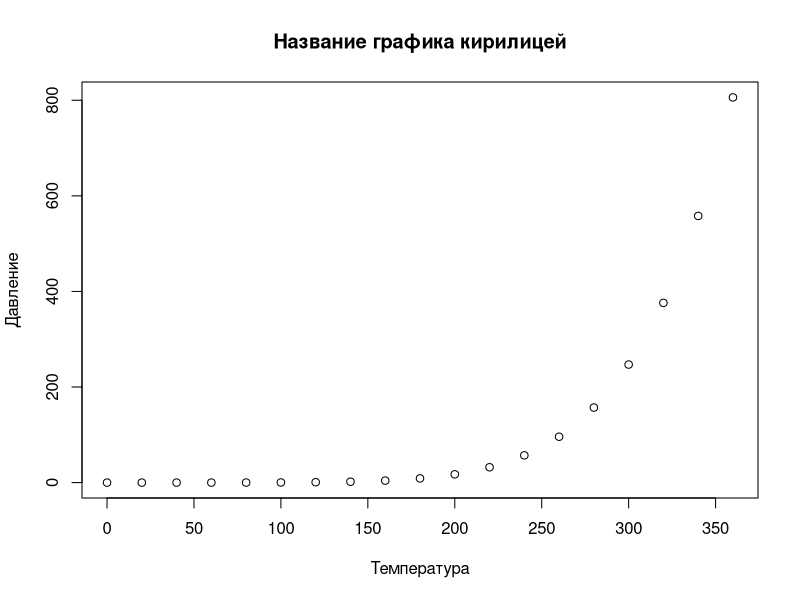

This chart was generated by the following R code:
## ---- chunk 1
# to render
# rmarkdown::render("beamer-test.Rmd", output_format = "beamer_presentation")
# output options
options(width = 70, scipen = 6, digits = 3)
library(knitr)
# chunk default options
opts_chunk$set(fig.show='hold', size='footnotesize', comment="#", warning=FALSE, message=FALSE, dev='cairo_pdf', fig.height=2.5, fig.width=7.7)
## ---- chunk 2
plot(pressure, 
     xlab = "Температура", 
     ylab = "Давление", 
     main = "Название графика кирилицей")
